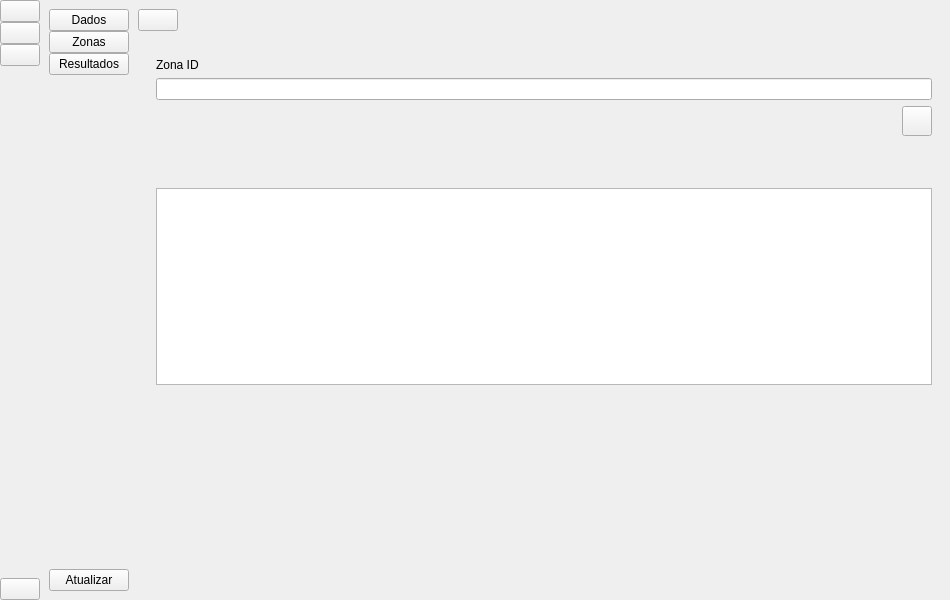
<?xml version="1.0" encoding="UTF-8"?>
<ui version="4.0">
 <class>MainWindow</class>
 <widget class="QMainWindow" name="MainWindow">
  <property name="geometry">
   <rect>
    <x>0</x>
    <y>0</y>
    <width>950</width>
    <height>600</height>
   </rect>
  </property>
  <property name="windowTitle">
   <string>MainWindow</string>
  </property>
  <widget class="QWidget" name="centralwidget">
   <layout class="QGridLayout" name="gridLayout">
    <property name="leftMargin">
     <number>0</number>
    </property>
    <property name="topMargin">
     <number>0</number>
    </property>
    <property name="rightMargin">
     <number>0</number>
    </property>
    <property name="bottomMargin">
     <number>0</number>
    </property>
    <property name="spacing">
     <number>0</number>
    </property>
    <item row="0" column="1">
     <widget class="QWidget" name="full_menu_widget" native="true">
      <layout class="QVBoxLayout" name="verticalLayout_4">
       <item>
        <layout class="QVBoxLayout" name="verticalLayout_2">
         <property name="spacing">
          <number>0</number>
         </property>
         <item>
          <widget class="QPushButton" name="dados_btn_2">
           <property name="text">
            <string>Dados</string>
           </property>
           <property name="icon">
            <iconset resource="resource.qrc">
             <normaloff>:/icon/icon/proj_detail_off.svg</normaloff>
             <normalon>:/icon/icon/proj_detail_on.svg</normalon>:/icon/icon/proj_detail_off.svg</iconset>
           </property>
           <property name="iconSize">
            <size>
             <width>19</width>
             <height>19</height>
            </size>
           </property>
           <property name="checkable">
            <bool>true</bool>
           </property>
           <property name="autoExclusive">
            <bool>true</bool>
           </property>
          </widget>
         </item>
         <item>
          <widget class="QPushButton" name="zonas_btn_2">
           <property name="text">
            <string>Zonas</string>
           </property>
           <property name="icon">
            <iconset resource="resource.qrc">
             <normaloff>:/icon/icon/zones_off.svg</normaloff>
             <normalon>:/icon/icon/zones_on.svg</normalon>:/icon/icon/zones_off.svg</iconset>
           </property>
           <property name="iconSize">
            <size>
             <width>19</width>
             <height>19</height>
            </size>
           </property>
           <property name="checkable">
            <bool>true</bool>
           </property>
           <property name="autoExclusive">
            <bool>true</bool>
           </property>
          </widget>
         </item>
         <item>
          <widget class="QPushButton" name="resultados_btn_2">
           <property name="text">
            <string>Resultados</string>
           </property>
           <property name="icon">
            <iconset resource="resource.qrc">
             <normaloff>:/icon/icon/results_off.svg</normaloff>
             <normalon>:/icon/icon/results_on.svg</normalon>:/icon/icon/results_off.svg</iconset>
           </property>
           <property name="iconSize">
            <size>
             <width>19</width>
             <height>19</height>
            </size>
           </property>
           <property name="checkable">
            <bool>true</bool>
           </property>
           <property name="autoExclusive">
            <bool>true</bool>
           </property>
          </widget>
         </item>
        </layout>
       </item>
       <item>
        <spacer name="verticalSpacer_2">
         <property name="orientation">
          <enum>Qt::Vertical</enum>
         </property>
         <property name="sizeHint" stdset="0">
          <size>
           <width>20</width>
           <height>373</height>
          </size>
         </property>
        </spacer>
       </item>
       <item>
        <widget class="QPushButton" name="att_btn_2">
         <property name="text">
          <string>Atualizar</string>
         </property>
         <property name="icon">
          <iconset resource="resource.qrc">
           <normaloff>:/icon/icon/update_off.svg</normaloff>:/icon/icon/update_off.svg</iconset>
         </property>
         <property name="iconSize">
          <size>
           <width>19</width>
           <height>19</height>
          </size>
         </property>
        </widget>
       </item>
      </layout>
     </widget>
    </item>
    <item row="0" column="0">
     <widget class="QWidget" name="icon_only_widget" native="true">
      <layout class="QVBoxLayout" name="verticalLayout_3">
       <property name="spacing">
        <number>0</number>
       </property>
       <property name="leftMargin">
        <number>0</number>
       </property>
       <property name="topMargin">
        <number>0</number>
       </property>
       <property name="rightMargin">
        <number>0</number>
       </property>
       <property name="bottomMargin">
        <number>0</number>
       </property>
       <item>
        <layout class="QVBoxLayout" name="verticalLayout">
         <property name="spacing">
          <number>0</number>
         </property>
         <item>
          <widget class="QPushButton" name="dados_btn_1">
           <property name="text">
            <string/>
           </property>
           <property name="icon">
            <iconset resource="resource.qrc">
             <normaloff>:/icon/icon/proj_detail_off.svg</normaloff>
             <normalon>:/icon/icon/proj_detail_on.svg</normalon>:/icon/icon/proj_detail_off.svg</iconset>
           </property>
           <property name="iconSize">
            <size>
             <width>30</width>
             <height>30</height>
            </size>
           </property>
           <property name="checkable">
            <bool>true</bool>
           </property>
           <property name="autoExclusive">
            <bool>true</bool>
           </property>
          </widget>
         </item>
         <item>
          <widget class="QPushButton" name="zonas_btn_1">
           <property name="text">
            <string/>
           </property>
           <property name="icon">
            <iconset resource="resource.qrc">
             <normaloff>:/icon/icon/zones_off.svg</normaloff>
             <normalon>:/icon/icon/zones_on.svg</normalon>:/icon/icon/zones_off.svg</iconset>
           </property>
           <property name="iconSize">
            <size>
             <width>30</width>
             <height>30</height>
            </size>
           </property>
           <property name="checkable">
            <bool>true</bool>
           </property>
           <property name="autoExclusive">
            <bool>true</bool>
           </property>
          </widget>
         </item>
         <item>
          <widget class="QPushButton" name="resultados_btn_1">
           <property name="text">
            <string/>
           </property>
           <property name="icon">
            <iconset resource="resource.qrc">
             <normaloff>:/icon/icon/results_off.svg</normaloff>
             <normalon>:/icon/icon/results_on.svg</normalon>:/icon/icon/results_off.svg</iconset>
           </property>
           <property name="iconSize">
            <size>
             <width>30</width>
             <height>30</height>
            </size>
           </property>
           <property name="checkable">
            <bool>true</bool>
           </property>
           <property name="autoExclusive">
            <bool>true</bool>
           </property>
          </widget>
         </item>
        </layout>
       </item>
       <item>
        <spacer name="verticalSpacer">
         <property name="orientation">
          <enum>Qt::Vertical</enum>
         </property>
         <property name="sizeHint" stdset="0">
          <size>
           <width>20</width>
           <height>375</height>
          </size>
         </property>
        </spacer>
       </item>
       <item>
        <widget class="QPushButton" name="att_btn_1">
         <property name="text">
          <string/>
         </property>
         <property name="icon">
          <iconset resource="resource.qrc">
           <normaloff>:/icon/icon/update_off.svg</normaloff>:/icon/icon/update_off.svg</iconset>
         </property>
         <property name="iconSize">
          <size>
           <width>30</width>
           <height>30</height>
          </size>
         </property>
        </widget>
       </item>
      </layout>
     </widget>
    </item>
    <item row="0" column="2">
     <widget class="QWidget" name="widget_3" native="true">
      <layout class="QVBoxLayout" name="verticalLayout_5">
       <property name="spacing">
        <number>0</number>
       </property>
       <property name="leftMargin">
        <number>0</number>
       </property>
       <property name="topMargin">
        <number>0</number>
       </property>
       <property name="rightMargin">
        <number>0</number>
       </property>
       <property name="bottomMargin">
        <number>0</number>
       </property>
       <item>
        <widget class="QWidget" name="widget" native="true">
         <property name="minimumSize">
          <size>
           <width>0</width>
           <height>40</height>
          </size>
         </property>
         <layout class="QHBoxLayout" name="horizontalLayout_4">
          <property name="spacing">
           <number>0</number>
          </property>
          <property name="leftMargin">
           <number>0</number>
          </property>
          <property name="topMargin">
           <number>0</number>
          </property>
          <property name="rightMargin">
           <number>9</number>
          </property>
          <property name="bottomMargin">
           <number>0</number>
          </property>
          <item>
           <widget class="QPushButton" name="change_btn">
            <property name="text">
             <string/>
            </property>
            <property name="icon">
             <iconset resource="resource.qrc">
              <normaloff>:/icon/icon/menu.svg</normaloff>:/icon/icon/menu.svg</iconset>
            </property>
            <property name="iconSize">
             <size>
              <width>19</width>
              <height>19</height>
             </size>
            </property>
            <property name="checkable">
             <bool>true</bool>
            </property>
           </widget>
          </item>
          <item>
           <spacer name="horizontalSpacer">
            <property name="orientation">
             <enum>Qt::Horizontal</enum>
            </property>
            <property name="sizeHint" stdset="0">
             <size>
              <width>236</width>
              <height>20</height>
             </size>
            </property>
           </spacer>
          </item>
          <item>
           <layout class="QHBoxLayout" name="horizontalLayout">
            <property name="spacing">
             <number>10</number>
            </property>
           </layout>
          </item>
         </layout>
        </widget>
       </item>
       <item>
        <widget class="QStackedWidget" name="stackedWidget">
         <property name="currentIndex">
          <number>1</number>
         </property>
         <widget class="QWidget" name="page">
          <layout class="QGridLayout" name="gridLayout_2">
           <item row="0" column="0">
            <widget class="QWidget" name="widget_2" native="true">
             <layout class="QGridLayout" name="gridLayout_5">
              <item row="0" column="0">
               <layout class="QVBoxLayout" name="verticalLayout_10">
                <item>
                 <widget class="QLabel" name="dados_clima_label">
                  <property name="text">
                   <string>Dados de Clima</string>
                  </property>
                 </widget>
                </item>
                <item>
                 <layout class="QHBoxLayout" name="horizontalLayout_2">
                  <item>
                   <layout class="QVBoxLayout" name="verticalLayout_6">
                    <item>
                     <widget class="QLabel" name="lat_label">
                      <property name="text">
                       <string>Latitude</string>
                      </property>
                     </widget>
                    </item>
                    <item>
                     <widget class="QLineEdit" name="lat_box"/>
                    </item>
                    <item>
                     <widget class="QLabel" name="coord_model">
                      <property name="text">
                       <string>xx°xx'xx''</string>
                      </property>
                     </widget>
                    </item>
                   </layout>
                  </item>
                  <item>
                   <widget class="QLabel" name="label_spc_1">
                    <property name="minimumSize">
                     <size>
                      <width>200</width>
                      <height>0</height>
                     </size>
                    </property>
                    <property name="text">
                     <string/>
                    </property>
                   </widget>
                  </item>
                  <item>
                   <layout class="QVBoxLayout" name="verticalLayout_9">
                    <item>
                     <widget class="QLabel" name="rad_lat_label">
                      <property name="text">
                       <string>Latitude radiação</string>
                      </property>
                     </widget>
                    </item>
                    <item>
                     <widget class="QLineEdit" name="rad_lat_box">
                      <property name="enabled">
                       <bool>false</bool>
                      </property>
                     </widget>
                    </item>
                    <item>
                     <widget class="QLabel" name="label_3">
                      <property name="text">
                       <string>a</string>
                      </property>
                     </widget>
                    </item>
                   </layout>
                  </item>
                 </layout>
                </item>
                <item>
                 <widget class="QLabel" name="label_spc_3">
                  <property name="minimumSize">
                   <size>
                    <width>0</width>
                    <height>20</height>
                   </size>
                  </property>
                  <property name="text">
                   <string/>
                  </property>
                 </widget>
                </item>
                <item>
                 <layout class="QHBoxLayout" name="horizontalLayout_3">
                  <item>
                   <layout class="QVBoxLayout" name="verticalLayout_8">
                    <item>
                     <widget class="QLabel" name="log_label">
                      <property name="text">
                       <string>Longitude</string>
                      </property>
                     </widget>
                    </item>
                    <item>
                     <widget class="QLineEdit" name="log_box"/>
                    </item>
                    <item>
                     <widget class="QLabel" name="coord_model_2">
                      <property name="text">
                       <string>xx°xx'xx''</string>
                      </property>
                     </widget>
                    </item>
                   </layout>
                  </item>
                  <item>
                   <widget class="QLabel" name="label_spc_2">
                    <property name="minimumSize">
                     <size>
                      <width>200</width>
                      <height>0</height>
                     </size>
                    </property>
                    <property name="text">
                     <string/>
                    </property>
                   </widget>
                  </item>
                  <item>
                   <layout class="QVBoxLayout" name="verticalLayout_7">
                    <item>
                     <widget class="QLabel" name="cid_proj_label">
                      <property name="text">
                       <string>Cidade de projeto</string>
                      </property>
                     </widget>
                    </item>
                    <item>
                     <widget class="QLineEdit" name="cid_proj_box">
                      <property name="enabled">
                       <bool>false</bool>
                      </property>
                     </widget>
                    </item>
                    <item>
                     <widget class="QLabel" name="label_4">
                      <property name="text">
                       <string>a</string>
                      </property>
                     </widget>
                    </item>
                   </layout>
                  </item>
                 </layout>
                </item>
                <item>
                 <widget class="QLabel" name="label_spc_7">
                  <property name="minimumSize">
                   <size>
                    <width>0</width>
                    <height>20</height>
                   </size>
                  </property>
                  <property name="text">
                   <string/>
                  </property>
                 </widget>
                </item>
                <item>
                 <layout class="QHBoxLayout" name="horizontalLayout_5">
                  <item>
                   <layout class="QVBoxLayout" name="verticalLayout_11">
                    <item>
                     <widget class="QLabel" name="mes_label">
                      <property name="text">
                       <string>Mês</string>
                      </property>
                     </widget>
                    </item>
                    <item>
                     <widget class="QComboBox" name="mes_cbox"/>
                    </item>
                   </layout>
                  </item>
                  <item>
                   <widget class="QLabel" name="label_spc_5">
                    <property name="minimumSize">
                     <size>
                      <width>20</width>
                      <height>0</height>
                     </size>
                    </property>
                    <property name="text">
                     <string/>
                    </property>
                   </widget>
                  </item>
                  <item>
                   <layout class="QVBoxLayout" name="verticalLayout_16">
                    <item>
                     <widget class="QCheckBox" name="verao_box">
                      <property name="text">
                       <string>Verão</string>
                      </property>
                      <property name="checked">
                       <bool>true</bool>
                      </property>
                     </widget>
                    </item>
                   </layout>
                  </item>
                  <item>
                   <widget class="QLabel" name="label_spc_6">
                    <property name="minimumSize">
                     <size>
                      <width>20</width>
                      <height>0</height>
                     </size>
                    </property>
                    <property name="text">
                     <string/>
                    </property>
                   </widget>
                  </item>
                  <item>
                   <layout class="QVBoxLayout" name="verticalLayout_17">
                    <item>
                     <widget class="QCheckBox" name="inverno_box">
                      <property name="text">
                       <string>Inverno</string>
                      </property>
                     </widget>
                    </item>
                   </layout>
                  </item>
                  <item>
                   <spacer name="horizontalSpacer_2">
                    <property name="orientation">
                     <enum>Qt::Horizontal</enum>
                    </property>
                    <property name="sizeHint" stdset="0">
                     <size>
                      <width>40</width>
                      <height>20</height>
                     </size>
                    </property>
                   </spacer>
                  </item>
                 </layout>
                </item>
                <item>
                 <widget class="QLabel" name="label_spc_8">
                  <property name="minimumSize">
                   <size>
                    <width>0</width>
                    <height>70</height>
                   </size>
                  </property>
                  <property name="text">
                   <string/>
                  </property>
                 </widget>
                </item>
                <item>
                 <widget class="QLabel" name="dados_ambiente_label">
                  <property name="text">
                   <string>Dados de Ambiente</string>
                  </property>
                 </widget>
                </item>
                <item>
                 <layout class="QHBoxLayout" name="horizontalLayout_6">
                  <item>
                   <layout class="QVBoxLayout" name="verticalLayout_12">
                    <item>
                     <widget class="QLabel" name="temp_label">
                      <property name="text">
                       <string>Temperatura interna (°C)</string>
                      </property>
                     </widget>
                    </item>
                    <item>
                     <widget class="QLineEdit" name="temp_box"/>
                    </item>
                   </layout>
                  </item>
                  <item>
                   <widget class="QLabel" name="label">
                    <property name="minimumSize">
                     <size>
                      <width>200</width>
                      <height>0</height>
                     </size>
                    </property>
                    <property name="text">
                     <string/>
                    </property>
                   </widget>
                  </item>
                  <item>
                   <layout class="QVBoxLayout" name="verticalLayout_13">
                    <item>
                     <widget class="QLabel" name="umidade_label">
                      <property name="text">
                       <string>Umidade interna (%)</string>
                      </property>
                     </widget>
                    </item>
                    <item>
                     <widget class="QLineEdit" name="umidade_box"/>
                    </item>
                   </layout>
                  </item>
                 </layout>
                </item>
                <item>
                 <widget class="QLabel" name="label_spc_10">
                  <property name="minimumSize">
                   <size>
                    <width>0</width>
                    <height>20</height>
                   </size>
                  </property>
                  <property name="text">
                   <string/>
                  </property>
                 </widget>
                </item>
                <item>
                 <layout class="QHBoxLayout" name="horizontalLayout_7">
                  <item>
                   <layout class="QVBoxLayout" name="verticalLayout_14">
                    <item>
                     <widget class="QLabel" name="hi_label">
                      <property name="text">
                       <string>Hora inicial</string>
                      </property>
                     </widget>
                    </item>
                    <item>
                     <widget class="QLineEdit" name="hi_box"/>
                    </item>
                    <item>
                     <widget class="QLabel" name="hora_model">
                      <property name="text">
                       <string>xx:xx</string>
                      </property>
                     </widget>
                    </item>
                   </layout>
                  </item>
                  <item>
                   <widget class="QLabel" name="label_spc_9">
                    <property name="minimumSize">
                     <size>
                      <width>200</width>
                      <height>0</height>
                     </size>
                    </property>
                    <property name="text">
                     <string/>
                    </property>
                   </widget>
                  </item>
                  <item>
                   <layout class="QVBoxLayout" name="verticalLayout_15">
                    <item>
                     <widget class="QLabel" name="hf_label">
                      <property name="text">
                       <string>Hora final</string>
                      </property>
                     </widget>
                    </item>
                    <item>
                     <widget class="QLineEdit" name="hf_box"/>
                    </item>
                    <item>
                     <widget class="QLabel" name="hora_model_2">
                      <property name="text">
                       <string>xx:xx</string>
                      </property>
                     </widget>
                    </item>
                   </layout>
                  </item>
                 </layout>
                </item>
               </layout>
              </item>
             </layout>
            </widget>
           </item>
          </layout>
         </widget>
         <widget class="QWidget" name="page_2">
          <layout class="QGridLayout" name="gridLayout_3">
           <item row="0" column="0">
            <widget class="QWidget" name="widget_4" native="true">
             <layout class="QGridLayout" name="gridLayout_7">
              <item row="0" column="0">
               <layout class="QGridLayout" name="gridLayout_6">
                <item row="0" column="0">
                 <layout class="QVBoxLayout" name="verticalLayout_18">
                  <item>
                   <widget class="QLabel" name="zona_label">
                    <property name="text">
                     <string>Zona ID</string>
                    </property>
                   </widget>
                  </item>
                  <item>
                   <widget class="QLineEdit" name="zona_id"/>
                  </item>
                 </layout>
                </item>
                <item row="1" column="0">
                 <layout class="QHBoxLayout" name="horizontalLayout_8">
                  <item>
                   <spacer name="horizontalSpacer_3">
                    <property name="orientation">
                     <enum>Qt::Horizontal</enum>
                    </property>
                    <property name="sizeHint" stdset="0">
                     <size>
                      <width>40</width>
                      <height>20</height>
                     </size>
                    </property>
                   </spacer>
                  </item>
                  <item>
                   <widget class="QPushButton" name="zona_ok_btn_1">
                    <property name="minimumSize">
                     <size>
                      <width>30</width>
                      <height>30</height>
                     </size>
                    </property>
                    <property name="maximumSize">
                     <size>
                      <width>30</width>
                      <height>30</height>
                     </size>
                    </property>
                    <property name="text">
                     <string/>
                    </property>
                    <property name="icon">
                     <iconset>
                      <normalon>:/icon/icon/add_button.svg</normalon>
                     </iconset>
                    </property>
                    <property name="iconSize">
                     <size>
                      <width>20</width>
                      <height>20</height>
                     </size>
                    </property>
                   </widget>
                  </item>
                 </layout>
                </item>
                <item row="2" column="0">
                 <widget class="QLabel" name="label_spc_11">
                  <property name="minimumSize">
                   <size>
                    <width>0</width>
                    <height>40</height>
                   </size>
                  </property>
                  <property name="maximumSize">
                   <size>
                    <width>16777215</width>
                    <height>40</height>
                   </size>
                  </property>
                  <property name="text">
                   <string/>
                  </property>
                 </widget>
                </item>
                <item row="3" column="0">
                 <layout class="QVBoxLayout" name="verticalLayout_19">
                  <item>
                   <widget class="QTableWidget" name="tabela_zona">
                    <property name="sizeAdjustPolicy">
                     <enum>QAbstractScrollArea::AdjustToContents</enum>
                    </property>
                    <property name="showGrid">
                     <bool>false</bool>
                    </property>
                    <property name="rowCount">
                     <number>0</number>
                    </property>
                    <attribute name="horizontalHeaderVisible">
                     <bool>true</bool>
                    </attribute>
                    <attribute name="verticalHeaderVisible">
                     <bool>false</bool>
                    </attribute>
                   </widget>
                  </item>
                  <item>
                   <spacer name="verticalSpacer_3">
                    <property name="orientation">
                     <enum>Qt::Vertical</enum>
                    </property>
                    <property name="sizeHint" stdset="0">
                     <size>
                      <width>20</width>
                      <height>40</height>
                     </size>
                    </property>
                   </spacer>
                  </item>
                 </layout>
                </item>
               </layout>
              </item>
             </layout>
            </widget>
           </item>
          </layout>
         </widget>
         <widget class="QWidget" name="page_3">
          <layout class="QGridLayout" name="gridLayout_4">
           <item row="0" column="0">
            <widget class="QWidget" name="widget_5" native="true">
             <layout class="QGridLayout" name="gridLayout_8">
              <item row="0" column="0">
               <layout class="QVBoxLayout" name="verticalLayout_20">
                <item>
                 <widget class="QLabel" name="label_2">
                  <property name="minimumSize">
                   <size>
                    <width>0</width>
                    <height>100</height>
                   </size>
                  </property>
                  <property name="text">
                   <string/>
                  </property>
                 </widget>
                </item>
                <item>
                 <widget class="QTableWidget" name="tabela_resultado">
                  <property name="sizeAdjustPolicy">
                   <enum>QAbstractScrollArea::AdjustToContents</enum>
                  </property>
                  <property name="showGrid">
                   <bool>false</bool>
                  </property>
                  <attribute name="verticalHeaderVisible">
                   <bool>false</bool>
                  </attribute>
                 </widget>
                </item>
                <item>
                 <spacer name="verticalSpacer_5">
                  <property name="orientation">
                   <enum>Qt::Vertical</enum>
                  </property>
                  <property name="sizeHint" stdset="0">
                   <size>
                    <width>20</width>
                    <height>40</height>
                   </size>
                  </property>
                 </spacer>
                </item>
               </layout>
              </item>
             </layout>
            </widget>
           </item>
          </layout>
         </widget>
        </widget>
       </item>
      </layout>
     </widget>
    </item>
   </layout>
  </widget>
 </widget>
 <resources>
  <include location="resource.qrc"/>
 </resources>
 <connections>
  <connection>
   <sender>change_btn</sender>
   <signal>toggled(bool)</signal>
   <receiver>icon_only_widget</receiver>
   <slot>setVisible(bool)</slot>
   <hints>
    <hint type="sourcelabel">
     <x>178</x>
     <y>29</y>
    </hint>
    <hint type="destinationlabel">
     <x>43</x>
     <y>362</y>
    </hint>
   </hints>
  </connection>
  <connection>
   <sender>change_btn</sender>
   <signal>toggled(bool)</signal>
   <receiver>full_menu_widget</receiver>
   <slot>setHidden(bool)</slot>
   <hints>
    <hint type="sourcelabel">
     <x>178</x>
     <y>31</y>
    </hint>
    <hint type="destinationlabel">
     <x>147</x>
     <y>257</y>
    </hint>
   </hints>
  </connection>
  <connection>
   <sender>dados_btn_1</sender>
   <signal>toggled(bool)</signal>
   <receiver>dados_btn_2</receiver>
   <slot>setChecked(bool)</slot>
   <hints>
    <hint type="sourcelabel">
     <x>28</x>
     <y>38</y>
    </hint>
    <hint type="destinationlabel">
     <x>126</x>
     <y>36</y>
    </hint>
   </hints>
  </connection>
  <connection>
   <sender>zonas_btn_2</sender>
   <signal>toggled(bool)</signal>
   <receiver>zonas_btn_1</receiver>
   <slot>setChecked(bool)</slot>
   <hints>
    <hint type="sourcelabel">
     <x>137</x>
     <y>63</y>
    </hint>
    <hint type="destinationlabel">
     <x>27</x>
     <y>76</y>
    </hint>
   </hints>
  </connection>
  <connection>
   <sender>resultados_btn_1</sender>
   <signal>toggled(bool)</signal>
   <receiver>resultados_btn_2</receiver>
   <slot>setChecked(bool)</slot>
   <hints>
    <hint type="sourcelabel">
     <x>34</x>
     <y>114</y>
    </hint>
    <hint type="destinationlabel">
     <x>123</x>
     <y>90</y>
    </hint>
   </hints>
  </connection>
  <connection>
   <sender>resultados_btn_2</sender>
   <signal>toggled(bool)</signal>
   <receiver>resultados_btn_1</receiver>
   <slot>setChecked(bool)</slot>
   <hints>
    <hint type="sourcelabel">
     <x>137</x>
     <y>90</y>
    </hint>
    <hint type="destinationlabel">
     <x>39</x>
     <y>114</y>
    </hint>
   </hints>
  </connection>
  <connection>
   <sender>dados_btn_2</sender>
   <signal>toggled(bool)</signal>
   <receiver>dados_btn_1</receiver>
   <slot>setChecked(bool)</slot>
   <hints>
    <hint type="sourcelabel">
     <x>124</x>
     <y>36</y>
    </hint>
    <hint type="destinationlabel">
     <x>42</x>
     <y>38</y>
    </hint>
   </hints>
  </connection>
  <connection>
   <sender>zonas_btn_1</sender>
   <signal>toggled(bool)</signal>
   <receiver>zonas_btn_2</receiver>
   <slot>setChecked(bool)</slot>
   <hints>
    <hint type="sourcelabel">
     <x>34</x>
     <y>76</y>
    </hint>
    <hint type="destinationlabel">
     <x>121</x>
     <y>63</y>
    </hint>
   </hints>
  </connection>
 </connections>
</ui>
